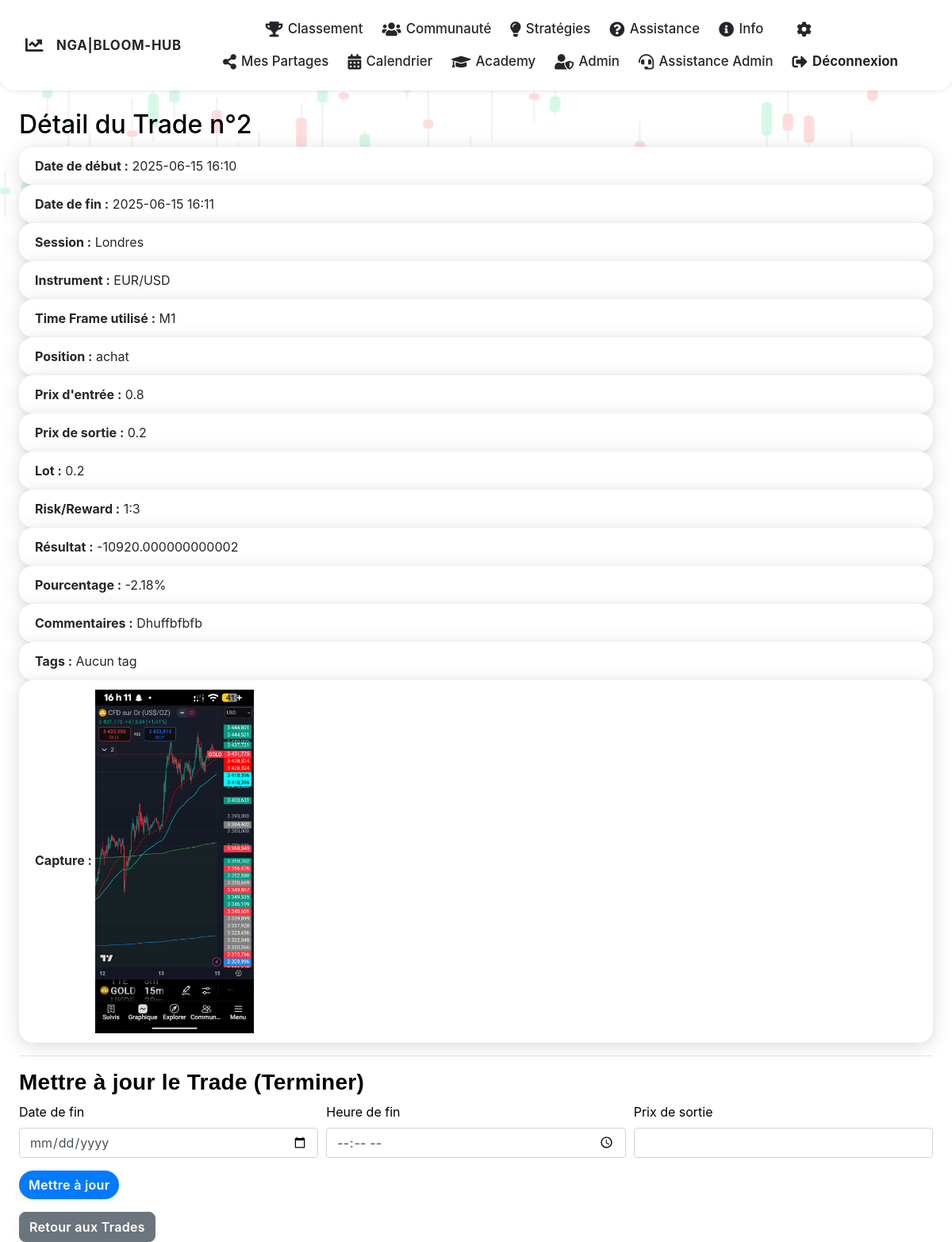
Page /trade/37 (signed in) on the committed database.
### main.py (models this page shows, shortened)
class Trade(db.Model):
    __tablename__ = 'trades'
    id = db.Column(db.Integer, primary_key=True)
    date_debut = db.Column(db.DateTime, nullable=False)
    date_fin = db.Column(db.DateTime, nullable=True)
    session = db.Column(db.String(50), nullable=False)
    instrument = db.Column(db.String(50), nullable=False)
    position = db.Column(db.String(10), nullable=False)
    prix_entree = db.Column(db.Float, nullable=False)
    prix_sortie = db.Column(db.Float, nullable=True)
    lot = db.Column(db.Float, nullable=False)
    risk_reward = db.Column(db.String(10), nullable=False)
    time_frame = db.Column(db.String(50), nullable=True)
    commentaires = db.Column(db.Text, nullable=True)
    capture = db.Column(db.String(200), nullable=True)
    resultat = db.Column(db.Float, nullable=True)
    pourcentage = db.Column(db.Float, nullable=True)
    statut = db.Column(db.String(20), default="EN_COURS")
    tags = db.Column(db.String(200), nullable=True)
    journal_id = db.Column(db.Integer, db.ForeignKey('journals.id'), nullable=False)
    date_enregistrement = db.Column(db.DateTime, nullable=False, default=datetime.utcnow)
    reflections = db.relationship('ReflectionEntry', backref='trade', lazy=True)

### main.py (the view, shortened to what this page needs)
@app.route('/trade/<int:trade_id>', methods=['GET', 'POST'])
def trade_detail(trade_id):
    if 'user_id' not in session:
        return redirect(url_for('login'))
    trade = Trade.query.get(trade_id)
    if not trade:
        flash("Trade introuvable.")
        return redirect(url_for('home'))
    journal = Journal.query.get(trade.journal_id)
    if not journal or journal.user.id != session['user_id']:
        flash("Accès non autorisé.")
        return redirect(url_for('home'))
    trades_ordered = Trade.query.filter_by(journal_id=journal.id).order_by(Trade.date_debut.asc(), Trade.id.asc()).all()
    numero_ordre = None
    for idx, t in enumerate(trades_ordered, start=1):
        if t.id == trade.id:
            numero_ordre = idx
            break
    return render_template('trade_detail.html', trade=trade, numero_ordre=numero_ordre)

### main.py (called while the page is built)
@app.context_processor
def inject_site_name():
    return {'site_name': 'NGA|BLOOM-HUB'}

### templates/trade_detail.html (shortened to what this page needs)
{% extends "base.html" %}
{% block content %}
<h2>Détail du Trade n°{{ numero_ordre }}</h2>
<ul class="list-group">
  <li class="list-group-item"><strong>Date de début :</strong> {{ trade.date_debut.strftime('%Y-%m-%d %H:%M') }}</li>
  <li class="list-group-item"><strong>Date de fin :</strong> {{ trade.date_fin.strftime('%Y-%m-%d %H:%M') if trade.date_fin else "En cours" }}</li>
  <li class="list-group-item"><strong>Session :</strong> {{ trade.session }}</li>
  <li class="list-group-item"><strong>Instrument :</strong> {{ trade.instrument }}</li>
  <li class="list-group-item"><strong>Time Frame utilisé :</strong> {{ trade.time_frame }}</li>
  <li class="list-group-item"><strong>Position :</strong> {{ trade.position }}</li>
  <li class="list-group-item"><strong>Prix d'entrée :</strong> {{ trade.prix_entree }}</li>
  <li class="list-group-item"><strong>Prix de sortie :</strong> {{ trade.prix_sortie if trade.prix_sortie else "Non renseigné" }}</li>
  <li class="list-group-item"><strong>Lot :</strong> {{ trade.lot }}</li>
  <li class="list-group-item"><strong>Risk/Reward :</strong> {{ trade.risk_reward }}</li>
  <li class="list-group-item"><strong>Résultat :</strong> {{ trade.resultat if trade.resultat is not none else "Calcul en attente" }}</li>
  <li class="list-group-item"><strong>Pourcentage :</strong> {{ '%.2f' % trade.pourcentage if trade.pourcentage is not none else "Calcul en attente" }}%</li>
  <li class="list-group-item"><strong>Commentaires :</strong> {{ trade.commentaires if trade.commentaires else "Aucun commentaire" }}</li>
  <li class="list-group-item"><strong>Tags :</strong> {{ trade.tags if trade.tags else "Aucun tag" }}</li>
  {% if trade.capture %}
  <li class="list-group-item">
    <strong>Capture :</strong>
    <a href="{{ url_for('uploaded_file', filename=trade.capture) }}" target="_blank">
      <img src="{{ url_for('uploaded_file', filename=trade.capture) }}" alt="Capture" style="max-width: 200px;">
    </a>
  </li>
  {% endif %}
</ul>
<hr>
<h3>Mettre à jour le Trade (Terminer)</h3>
<form method="POST">
  <div class="form-row">
    <div class="form-group col-md-4">
      <label for="date_fin">Date de fin</label>
      <input type="date" class="form-control" name="date_fin" required>
    </div>
    <div class="form-group col-md-4">
      <label for="heure_fin">Heure de fin</label>
      <input type="time" class="form-control" name="heure_fin" required>
    </div>
    <div class="form-group col-md-4">
      <label for="prix_sortie">Prix de sortie</label>
      <input type="number" step="0.01" class="form-control" name="prix_sortie" required>
    </div>
  </div>
  <button type="submit" class="btn btn-primary">Mettre à jour</button>
</form>
<a href="{{ url_for('trades', journal_id=trade.journal_id) }}" class="btn btn-secondary mt-3">Retour aux Trades</a>
{% endblock %}

### static/css/style.css (style rules this page uses)
body { background: none; }
body:not(.dark-theme) { background-color: white; color: black; }
.card, .list-group-item, .table { border-radius: 18px !important; box-shadow: 0 4px 24px rgba(0,0,0,0.13), 0 1.5px 8px #007bff11; background: #23272b; color: #fff; border: none !important; transition: box-shadow 0.18s, transform 0.18s; }
body:not(.dark-theme) .card, body:not(.dark-theme) .list-group-item, body:not(.dark-theme) .table { background: #fff; color: #23272b; }
.btn, .btn-primary, .btn-success, .btn-danger { border-radius: 8px; font-weight: 600; letter-spacing: 0.02em; box-shadow: 0 2px 8px rgba(0,0,0,0.07); transition: background 0.18s, color 0.18s, box-shadow 0.18s; }
.btn-primary { background: #007bff; color: #fff; border: none; }
body { background: #f8f9fa; color: #23272b; }
.btn-success, .btn-primary { border-radius: 20px; font-weight: 600; }
h1.academy-title, h2.card-title, h3 { font-family: 'Montserrat', Arial, sans-serif; font-weight: 700; letter-spacing: 0.01em; }

### rows in the picture
Trade: date_debut "2025-06-15 16:10", date_fin "2025-06-15 16:11", session "Londres", instrument "EUR/USD", time_frame "M1", position "achat", prix_entree "0.8", prix_sortie "0.2", lot "0.2", risk_reward "1:3", resultat "-10920.000000000002", pourcentage "-2.18", commentaires "Dhuffbfbfb", tags "Aucun tag", capture (picture)

### other values in the picture
{{ site_name }} "NGA|BLOOM-HUB"
{{ numero_ordre }} "2"
